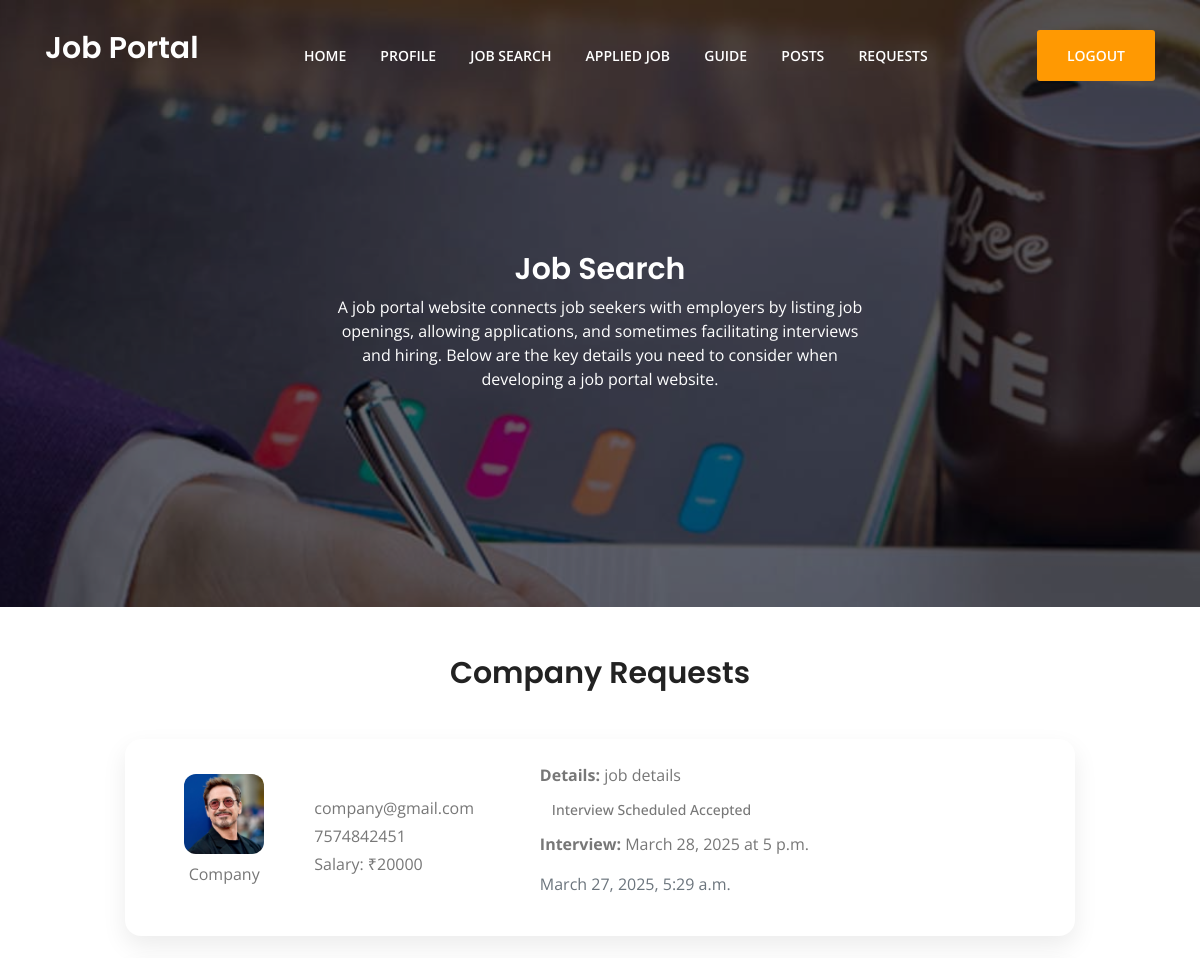
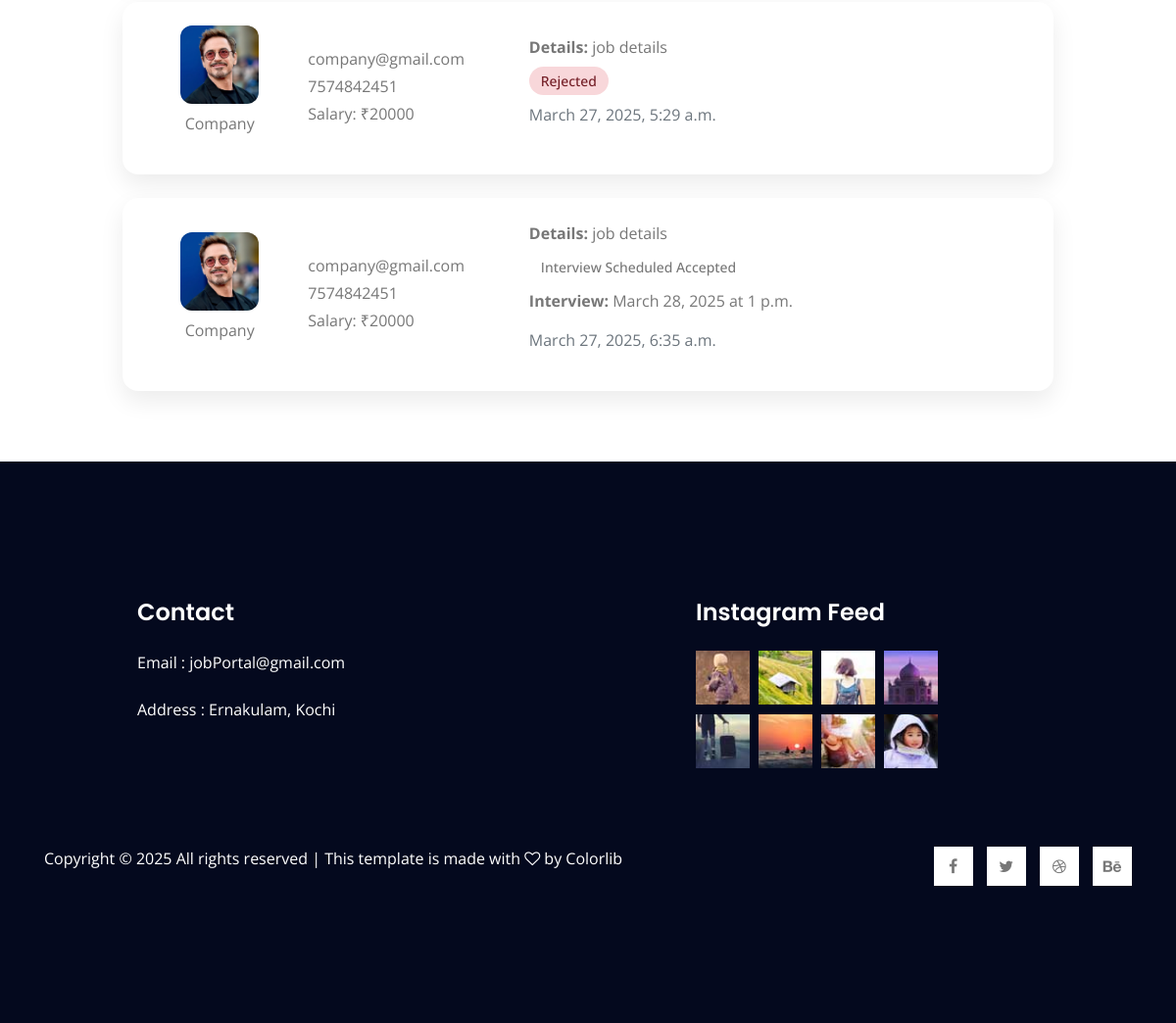
The page /requestuser/ (signed in) on the database its author committed (2 pictures, top to bottom).
### myapp/models.py (models this page shows)
class Requests(models.Model):
   user = models.ForeignKey(UserRegistration, on_delete=models.CASCADE, null=True)
   company = models.ForeignKey(Client_reg, on_delete=models.CASCADE, null=True)
   date = models.DateTimeField(auto_now_add=True, null=True)
   salary = models.CharField(max_length=100, null=True)
   status = models.CharField(max_length=100, null=True,default="Requested")
   interviewdate = models.DateField(null=True)
   interviewtime = models.TimeField(null=True)
   message = models.CharField(max_length=300, null=True)

class Client_reg(models.Model):
    name = models.CharField(max_length=100, null=True)
    email = models.EmailField(max_length=100, null=True)
    phone = models.IntegerField(null=True, blank=True)
    address = models.CharField(max_length=300, null=True)
    gender = models.CharField(max_length=100)
    image = models.ImageField(null=True, upload_to="profile")
    loginid = models.ForeignKey(Login, on_delete=models.CASCADE, null=True)
    proof = models.FileField(null=True)

### myapp/views.py (the view)
# urls.py: path('requestuser/',views.requestuser),
def requestuser(request):
    user=UserRegistration.objects.get(loginid__id=request.session["uid"])
    requests= Requests.objects.filter(user=user)
    return render(request, "User/requestuser.html",{ "requests":requests})

### templates/User/requestuser.html (shortened to what this page needs)
{% extends 'User/common.html' %}
{% load static %}
{% block header %}
<section class="py-5">
  <div class="container">
    <h2 class="text-center fw-bold mb-5">Company Requests</h2>
    <div class="row justify-content-center">
      {% for d in requests %}
      <div class="col-lg-10 mb-4">
        <div class="request-card row g-3 align-items-center">
          <div class="col-md-2 text-center">
            <img src="/static/media/{{ d.company.image }}" class="request-img" alt="{{ d.company.name }}">
            <p class="mt-2 fw-semibold">{{ d.company.name }}</p>
          </div>
          <div class="col-md-3">
            <p class="mb-1"> {{ d.company.email }}</p>
            <p class="mb-1"> {{ d.company.phone }}</p>
            <p class="mb-1 fw-semibold">Salary: ₹{{ d.salary }}</p>
          </div>
          <div class="col-md-4">
            <p class="mb-2"><strong>Details:</strong> {{ d.message }}</p>
            <p class="mb-2 status-pill status-{{ d.status }}">{{ d.status }}</p>
            {% if d.interviewdate %}
              <p><strong>Interview:</strong> {{ d.interviewdate }} at {{ d.interviewtime }}</p>
            {% endif %}
            <p class="text-muted"> {{ d.date }}</p>
          </div>
          <div class="col-md-3 d-flex flex-wrap gap-2">
          </div>
        </div>
      </div>
      {% endfor %}
    </div>
  </div>
</section>
{% endblock %}

### static/assets/css/style.css (style rules this page uses)
body { color:#777;font-family:"Open Sans",sans-serif;font-weight:400 }
h2 { color:#222;font-family:"Poppins",sans-serif;font-size:36px;font-weight:600 }
h2 { font-size:30px }

### templates/User/requestuser.html (style rules this page uses)
.request-card { border-radius: 16px; background: #ffffff; box-shadow: 0 10px 25px rgba(0, 0, 0, 0.08); transition: all 0.3s ease-in-out; padding: 24px; }
.request-img { width: 80px; height: 80px; object-fit: cover; border-radius: 12px; }
.status-pill { font-size: 14px; padding: 4px 12px; border-radius: 20px; font-weight: 500; display: inline-block; }
.status-Rejected { background-color: #f8d7da; color: #721c24; }

### rows shown on the page
Requests: company.image (picture), company.name "Company", company.email "company@gmail.com", company.phone "7574842451", salary "20000", message "job details", status "Interview Scheduled Accepted", interviewdate "March 28, 2025", interviewtime "5 p.m.", date "March 27, 2025, 5:29 a.m."
Requests: company.image (picture), company.name "Company", company.email "company@gmail.com", company.phone "7574842451", salary "20000", message "job details", status "Rejected", date "March 27, 2025, 5:29 a.m."
Requests: company.image (picture), company.name "Company", company.email "company@gmail.com", company.phone "7574842451", salary "20000", message "job details", status "Interview Scheduled Accepted", interviewdate "March 28, 2025", interviewtime "1 p.m.", date "March 27, 2025, 6:35 a.m."
